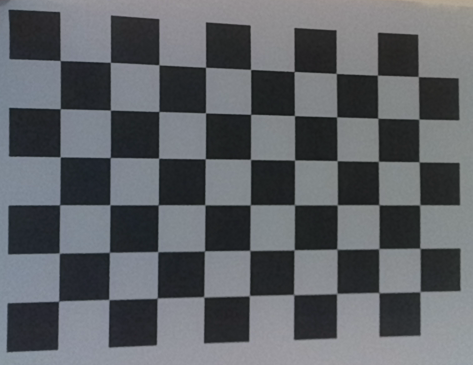
#> input picture A1/Q1/cal_images/cal1.jpg, 473 x 365 px; its folder holds only this picture in this run
$ python A1Q1.py
#> lines starting #> are read from the running program, lines starting #| are printed output that depends on the picture; after the words box and inside, x2 and y2 are one past the last pixel; in counts of white or black regions, pixels touching at a corner belong together; long printed decimals are rounded
import numpy as np
import cv2
import os


def calibrate(dirpath, square_size, width, height, visualize=False):
    # termination criteria
#> called with dirpath = 'cal_images', square_size = 0.0225, width = 9, height = 6, visualize = True
    criteria = (cv2.TERM_CRITERIA_EPS + cv2.TERM_CRITERIA_MAX_ITER, 30, 0.001)

    # prepare object points, like (0,0,0), (1,0,0), (2,0,0) ....,(8,6,0)
    objp = np.zeros((height * width, 3), np.float32)
    objp[:, :2] = np.mgrid[0:width, 0:height].T.reshape(-1, 2)

    objp = objp * square_size

    # Arrays to store object points and image points from all the images.
    objpoints = []  # 3d point in real world space
    imgpoints = []  # 2d points in image plane.q

    images = os.listdir(dirpath)

    for fname in images:
        if ".png" in fname or ".jpg" in fname:
            img = cv2.imread(os.path.join(dirpath, fname))
#> img is the input picture: shape (365, 473, 3); mean B, G, R 102.2, 97.8, 94.6
            gray = cv2.cvtColor(img, cv2.COLOR_BGR2GRAY)

            # Find the chess board corners
            ret, corners = cv2.findChessboardCorners(gray, (width, height), None)
#> ret = True; corners = 54 rows, first 8: [60.18, 60.51], [110.3, 62.25], [158.9, 64.66], [205.5, 67.27], [250.6, 69.48], [294.1, 71.51], [336.2, 73.39], [377.4, 75.2]

            # If found, add object points, image points (after refining them)
            if ret:
                objpoints.append(objp)

                corners2 = cv2.cornerSubPix(gray, corners, (11, 11), (-1, -1), criteria)
#> corners2 = 54 rows, first 8: [60.24, 60.52], [110.3, 62.35], [158.9, 64.79], [205.5, 67.22], [250.6, 69.4], [294.1, 71.46], [336.3, 73.42], [377.4, 75.17]
                imgpoints.append(corners2)

                # Draw and display the corners
                img = cv2.drawChessboardCorners(img, (width, height), corners2, ret)
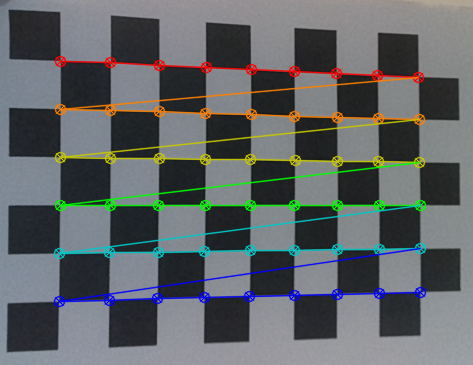
#> img: shape (365, 473, 3); 9.3% of pixels changed, all inside (x1, y1, x2, y2) = (53, 55, 427, 308)

            if visualize:
                cv2.imshow('img', img)
                cv2.waitKey(0)

    ret, mtx, dist, rvecs, tvecs = cv2.calibrateCamera(objpoints, imgpoints, gray.shape[::-1], None, None)
#> ret = 0.326; mtx = [[1007.6, 0, 251.7], [0, 988.7, 168.6], [0, 0, 1]]; dist = [[-0.635, 29.83, -0.00212, -0.0234, -345.4]]; rvecs = ([-0.0429, -0.261, 0.00698],); tvecs = ([-0.0875, -0.0506, 0.468],)

    return [ret, mtx, dist, rvecs, tvecs]


if __name__ == '__main__':
    dirpath = "cal_images"
    square_size = 0.0225
    width = 9
    height = 6
    visualize = True

    ret, mtx, dist, rvecs, tvecs = calibrate(dirpath, square_size, visualize=visualize, width=width, height=height)
#> ret = 0.326; mtx = [[1007.6, 0, 251.7], [0, 988.7, 168.6], [0, 0, 1]]; dist = [[-0.635, 29.83, -0.00212, -0.0234, -345.4]]; rvecs = ([-0.0429, -0.261, 0.00698],); tvecs = ([-0.0875, -0.0506, 0.468],)

    print("Calibration Matrix - {}".format(mtx))
#| Calibration Matrix - [[1.00761299e+03 0.00000000e+00 2.51665290e+02]
#|  [0.00000000e+00 9.88676017e+02 1.68643335e+02]
#|  [0.00000000e+00 0.00000000e+00 1.00000000e+00]]
    print("Distortion Coefficients - {}".format(dist))
#| Distortion Coefficients - [[-6.34601568e-01  2.98327270e+01 -2.11598745e-03 -2.33796755e-02
#|   -3.45432706e+02]]

    np.save("calibration_matrix", mtx)
    np.save("distortion_coefficients", dist)

$ run again, on A1/Q1/cal_images/cal3.jpg
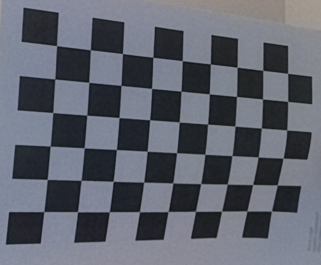
#> input picture A1/Q1/cal_images/cal3.jpg, 321 x 265 px
#> in calibrate, img is the input picture: shape (265, 321, 3); mean B, G, R 109.8, 99.4, 95.7
#> in calibrate, `ret, corners = cv2.findChessboardCorners(gray, (width, height), None)`: ret = True; corners = 54 rows, first 8: [56.57, 45.63], [90.37, 49.64], [122.5, 53.51], [152.9, 57.31], [182.3, 60.64], [210.3, 63.86], [237.2, 67.19], [262.7, 70.37]
#> corners2 = 54 rows, first 8: [56.55, 45.63], [90.33, 49.73], [122.5, 53.53], [152.9, 57.28], [182.3, 60.63], [210.3, 63.92], [237.2, 67.21], [262.7, 70.39]
#> in calibrate, `img = cv2.drawChessboardCorners(img, (width, height), corners2, ret)`:
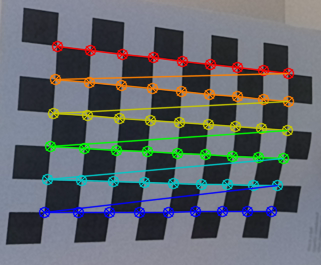
#> img: shape (265, 321, 3); 13.78% of pixels changed, all inside (x1, y1, x2, y2) = (38, 40, 295, 219)
#> in calibrate, `ret, mtx, dist, rvecs, tvecs = cv2.calibrateCamera(objpoints, imgpoint..`: ret = 1.27; mtx = [[684.6, 0, 157.9], [0, 693.4, 127.6], [0, 0, 1]]; dist = [[-3.2, 137.5, -0.017, -0.0875, -1728.4]]; rvecs = ([0.107, -0.248, 0.0778],); tvecs = ([-0.0674, -0.0542, 0.468],)
#> `ret, mtx, dist, rvecs, tvecs = calibrate(dirpath, square_size, visuali..`: ret = 1.27; mtx = [[684.6, 0, 157.9], [0, 693.4, 127.6], [0, 0, 1]]; dist = [[-3.2, 137.5, -0.017, -0.0875, -1728.4]]; rvecs = ([0.107, -0.248, 0.0778],); tvecs = ([-0.0674, -0.0542, 0.468],)
#| Calibration Matrix - [[684.637   0.         157.866]
#|  [  0.         693.359 127.604]
#|  [  0.           0.           1.        ]]
#| Distortion Coefficients - [[-3.19889750e+00  1.37474239e+02 -1.70336090e-02 -8.74536258e-02
#|   -1.72836884e+03]]

$ run again, on A1/Q1/cal_images/cal3.png
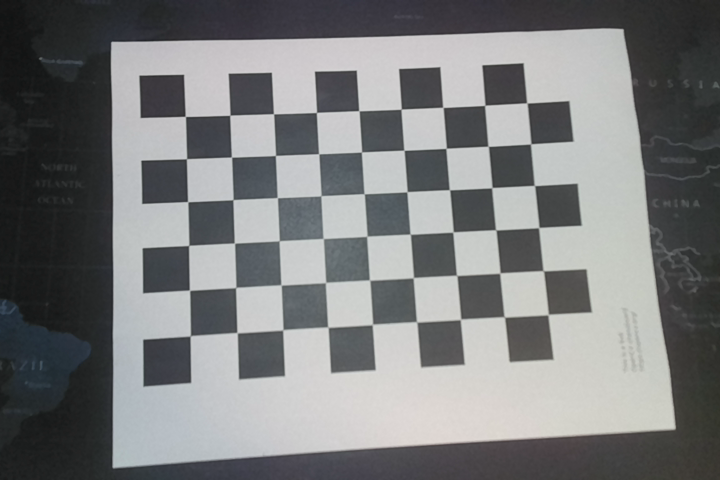
#> input picture A1/Q1/cal_images/cal3.png, 720 x 480 px
#> in calibrate, img is the input picture: shape (480, 720, 3); mean B, G, R 124.4, 123.7, 122.3
#> in calibrate, `ret, corners = cv2.findChessboardCorners(gray, (width, height), None)`: ret = True; corners = 54 rows, first 8: [185.2, 116.4], [229.8, 115.3], [273.5, 113.7], [316.5, 112.5], [358.8, 110.7], [401.2, 109.1], [443, 107.4], [484.8, 105.3]
#> corners2 = 54 rows, first 8: [185.4, 116.4], [229.8, 115.2], [273.5, 113.7], [316.5, 112.4], [358.9, 110.7], [401.2, 109.2], [442.9, 107.4], [484.7, 105.3]
#> in calibrate, `img = cv2.drawChessboardCorners(img, (width, height), corners2, ret)`:
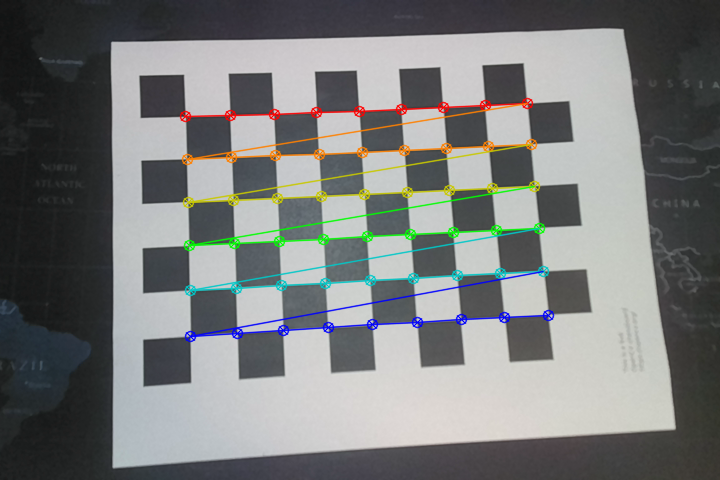
#> img: shape (480, 720, 3); 4.52% of pixels changed, all inside (x1, y1, x2, y2) = (179, 97, 555, 343)
#> in calibrate, `ret, mtx, dist, rvecs, tvecs = cv2.calibrateCamera(objpoints, imgpoint..`: ret = 0.125; mtx = [[760.7, 0, 371.7], [0, 768.3, 250.8], [0, 0, 1]]; dist = [[-0.215, 7.9, 0.00152, -0.00108, -48.07]]; rvecs = ([-0.183, -0.0635, -0.0577],); tvecs = ([-0.0964, -0.069, 0.397],)
#> `ret, mtx, dist, rvecs, tvecs = calibrate(dirpath, square_size, visuali..`: ret = 0.125; mtx = [[760.7, 0, 371.7], [0, 768.3, 250.8], [0, 0, 1]]; dist = [[-0.215, 7.9, 0.00152, -0.00108, -48.07]]; rvecs = ([-0.183, -0.0635, -0.0577],); tvecs = ([-0.0964, -0.069, 0.397],)
#| Calibration Matrix - [[760.699   0.         371.688]
#|  [  0.         768.300 250.805]
#|  [  0.           0.           1.        ]]
#| Distortion Coefficients - [[-2.15005711e-01  7.89722162e+00  1.52105245e-03 -1.08388013e-03
#|   -4.80727861e+01]]

$ run again, on A1/Q1/cal_images/cal4.png
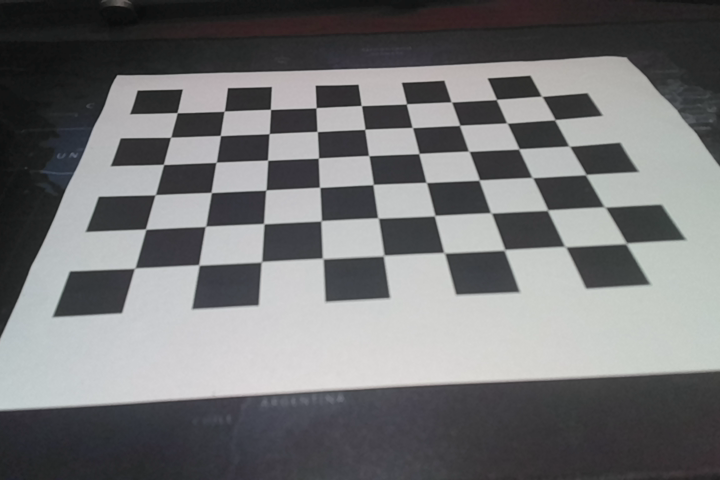
#> input picture A1/Q1/cal_images/cal4.png, 720 x 480 px
#> in calibrate, img is the input picture: shape (480, 720, 3); mean B, G, R 116.6, 115.5, 115.1
#> in calibrate, `ret, corners = cv2.findChessboardCorners(gray, (width, height), None)`: ret = True; corners = 54 rows, first 8: [177.1, 112.6], [224.2, 111.1], [270.4, 109.4], [316.1, 107.8], [361.3, 105.5], [406.5, 103.8], [451.1, 101.7], [496.4, 99.42]
#> corners2 = 54 rows, first 8: [177.2, 112.6], [224.2, 111.2], [270.4, 109.4], [316.1, 107.7], [361.3, 105.5], [406.5, 103.8], [451.3, 101.9], [496.4, 99.47]
#> in calibrate, `img = cv2.drawChessboardCorners(img, (width, height), corners2, ret)`:
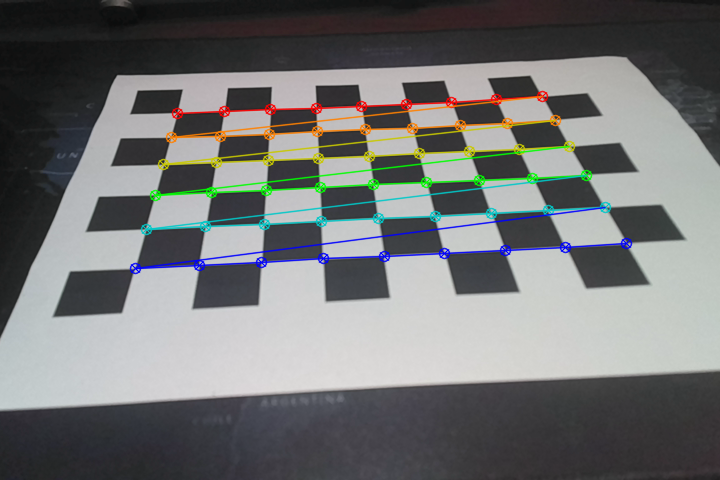
#> img: shape (480, 720, 3); 5.09% of pixels changed, all inside (x1, y1, x2, y2) = (129, 90, 633, 275)
#> in calibrate, `ret, mtx, dist, rvecs, tvecs = cv2.calibrateCamera(objpoints, imgpoint..`: ret = 0.227; mtx = [[427.1, 0, 354], [0, 358.4, 312.5], [0, 0, 1]]; dist = [[0.0539, -0.076, 0.00926, -0.00668, 0.12]]; rvecs = ([-0.513, 0.00516, -0.0654],); tvecs = ([-0.0857, -0.117, 0.212],)
#> `ret, mtx, dist, rvecs, tvecs = calibrate(dirpath, square_size, visuali..`: ret = 0.227; mtx = [[427.1, 0, 354], [0, 358.4, 312.5], [0, 0, 1]]; dist = [[0.0539, -0.076, 0.00926, -0.00668, 0.12]]; rvecs = ([-0.513, 0.00516, -0.0654],); tvecs = ([-0.0857, -0.117, 0.212],)
#| Calibration Matrix - [[427.148   0.         354.024]
#|  [  0.         358.404 312.522]
#|  [  0.           0.           1.        ]]
#| Distortion Coefficients - [[ 0.05394 -0.07605  0.009261 -0.006676  0.12]]

$ run again, on A1/Q1/cal_images/cal1.png
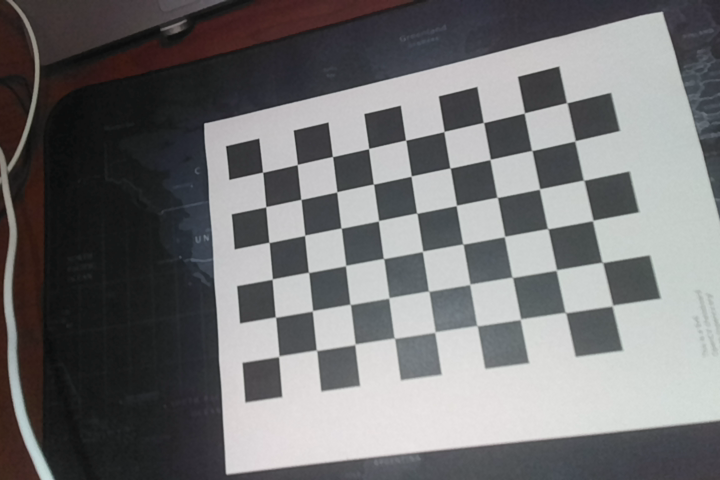
#> input picture A1/Q1/cal_images/cal1.png, 720 x 480 px
#> in calibrate, img is the input picture: shape (480, 720, 3); mean B, G, R 114.9, 113.9, 114.3
#> in calibrate, `ret, corners = cv2.findChessboardCorners(gray, (width, height), None)`: ret = True; corners = 54 rows, first 8: [262.5, 172.2], [297.2, 164.6], [332.5, 156.5], [368.6, 148.6], [405.6, 140.2], [443.9, 131.5], [483.4, 122.5], [524.3, 112.9]
#> corners2 = 54 rows, first 8: [262.6, 172.2], [297.3, 164.5], [332.5, 156.6], [368.6, 148.5], [405.6, 140.1], [444, 131.5], [483.4, 122.5], [524.3, 112.9]
#> in calibrate, `img = cv2.drawChessboardCorners(img, (width, height), corners2, ret)`:
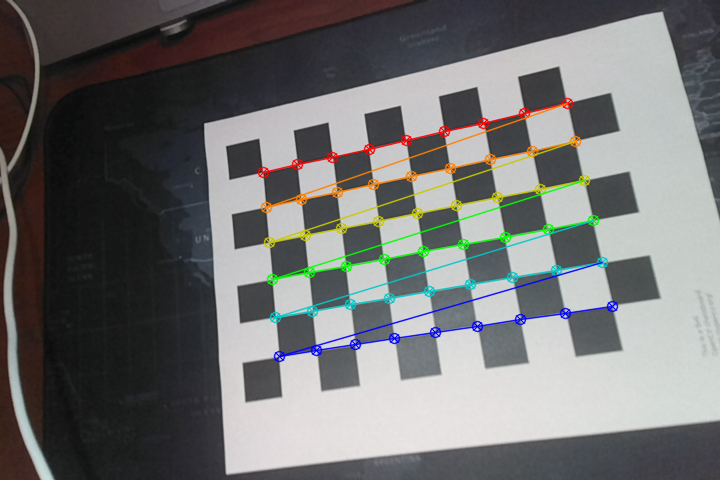
#> img: shape (480, 720, 3); 4.18% of pixels changed, all inside (x1, y1, x2, y2) = (257, 97, 619, 363)
#> in calibrate, `ret, mtx, dist, rvecs, tvecs = cv2.calibrateCamera(objpoints, imgpoint..`: ret = 0.11; mtx = [[802.7, 0, 391.1], [0, 759.7, 149.3], [0, 0, 1]]; dist = [[0.274, -1.43, -0.02, -0.00232, 4.95]]; rvecs = ([-0.293, 0.317, -0.182],); tvecs = ([-0.0759, 0.0145, 0.477],)
#> `ret, mtx, dist, rvecs, tvecs = calibrate(dirpath, square_size, visuali..`: ret = 0.11; mtx = [[802.7, 0, 391.1], [0, 759.7, 149.3], [0, 0, 1]]; dist = [[0.274, -1.43, -0.02, -0.00232, 4.95]]; rvecs = ([-0.293, 0.317, -0.182],); tvecs = ([-0.0759, 0.0145, 0.477],)
#| Calibration Matrix - [[802.746    0.         391.145]
#|  [  0.         759.709 149.253]
#|  [  0.           0.           1.        ]]
#| Distortion Coefficients - [[ 2.73662000e-01 -1.43466657e+00 -2.00181405e-02 -2.32333040e-03
#|    4.95386205e+00]]
